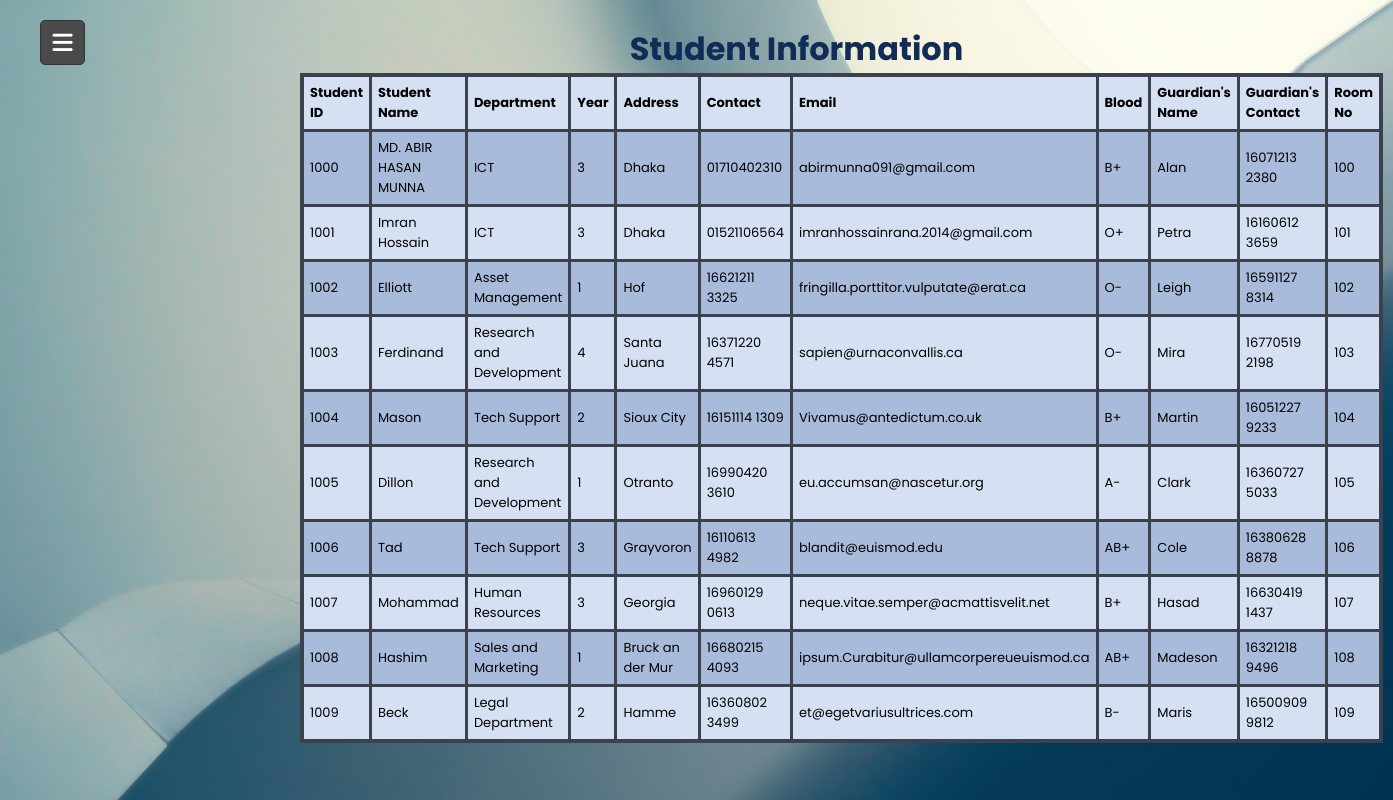
The app's page /pages/admin/student.php (signed in) with its own data.
### tables this page shows
CREATE TABLE `student` (
  `std_id` varchar(255) NOT NULL,
  `std_name` varchar(255) NOT NULL,
  `std_email` varchar(255) NOT NULL,
  `std_year` varchar(255) NOT NULL,
  `std_dept` varchar(255) NOT NULL,
  `std_address` varchar(255) NOT NULL,
  `std_contact` varchar(255) NOT NULL,
  `std_blood` varchar(255) NOT NULL,
  `std_gname` varchar(255) NOT NULL,
  `std_gcontact` varchar(255) NOT NULL,
  `room_no` varchar(255) NOT NULL
);

### pages/admin/student.php (the view, shortened to what this page needs)
<!DOCTYPE html>
<html lang="en" dir="ltr">
<head>
</head>
<body>
  <div class="background">
    <div>
      <?php include "ad_nav.php" ?>
    </div>
    <div class="output">
      <br>
      <h1 style="color:#102c57">Student Information</h1>
      <?php
        include '../../db/db.php';
          $sql = "SELECT * FROM student";
          $result = mysqli_query($db, $sql);
          echo "<table border='3'>
          <tr>
          <th>Student ID</th>
          <th>Student Name</th>
          <th>Department</th>
          <th>Year</th>
          <th>Address</th>
          <th>Contact</th>
          <th>Email</th>
          <th>Blood</th>
          <th>Guardian's Name</th>
          <th>Guardian's Contact</th>
          <th>Room No</th>
          </tr>";
          while($row = mysqli_fetch_array($result)){
          echo "<tr>";
          echo "<td>"  . $row['std_id'] . "</td>";
          echo "<td>" . $row['std_name'] . "</td>";
          echo "<td>" . $row['std_dept'] . "</td>";
          echo "<td>" . $row['std_year'] . "</td>";
          echo "<td>" . $row['std_address'] . "</td>";
          echo "<td>" . $row['std_contact'] . "</td>";
          echo "<td>" . $row['std_email'] . "</td>";
          echo "<td>" . $row['std_blood'] . "</td>";
          echo "<td>" . $row['std_gname'] . "</td>";
          echo "<td>" . $row['std_gcontact'] . "</td>";
          echo "<td>" . $row['room_no'] . "</td>";
          echo "</tr>";
          }
          echo "</table>";
      ?>
    </div>
  </div>
</body>
</html>

### pages/admin/student.php (style rules this page uses)
.background { height: 100vh; background-image: url("../../img/forget.jpg"); background-size: cover; background-repeat: repeat; }
.output { margin-left: 300px; }
h1 { text-align: center; margin-left: -100px; }
table { border-collapse: collapse; border-spacing: 0; width: 80%; border: 4px solid #3c424d; }
th, td { font-size: 13px; text-align: left; padding: 6px; border: 3px solid #3c424d; }
tr:nth-child(even) { background-color: #a9bbdb }
tr:nth-child(odd) { background-color: #d5e0f2 }

### pages/admin/ad_nav.php (style rules this page uses)
* { margin: 0; padding: 0; box-sizing: border-box; font-family: 'Poppins', sans-serif; }

### records on screen
student: std_id "1000", std_name "MD. ABIR HASAN MUNNA", std_dept "ICT", std_year "3", std_address "Dhaka", std_contact "01710402310", std_email "abirmunna091@gmail.com", std_blood "B+", std_gname "Alan", std_gcontact "16071213 2380", room_no "100"
student: std_id "1001", std_name "Imran Hossain", std_dept "ICT", std_year "3", std_address "Dhaka", std_contact "01521106564", std_email "imranhossainrana.2014@gmail.com", std_blood "O+", std_gname "Petra", std_gcontact "16160612 3659", room_no "101"
student: std_id "1002", std_name "Elliott", std_dept "Asset Management", std_year "1", std_address "Hof", std_contact "16621211 3325", std_email "fringilla.porttitor.vulputate@erat.ca", std_blood "O-", std_gname "Leigh", std_gcontact "16591127 8314", room_no "102"
student: std_id "1003", std_name "Ferdinand", std_dept "Research and Development", std_year "4", std_address "Santa Juana", std_contact "16371220 4571", std_email "sapien@urnaconvallis.ca", std_blood "O-", std_gname "Mira", std_gcontact "16770519 2198", room_no "103"
student: std_id "1004", std_name "Mason", std_dept "Tech Support", std_year "2", std_address "Sioux City", std_contact "16151114 1309", std_email "Vivamus@antedictum.co.uk", std_blood "B+", std_gname "Martin", std_gcontact "16051227 9233", room_no "104"
student: std_id "1005", std_name "Dillon", std_dept "Research and Development", std_year "1", std_address "Otranto", std_contact "16990420 3610", std_email "eu.accumsan@nascetur.org", std_blood "A-", std_gname "Clark", std_gcontact "16360727 5033", room_no "105"
student: std_id "1006", std_name "Tad", std_dept "Tech Support", std_year "3", std_address "Grayvoron", std_contact "16110613 4982", std_email "blandit@euismod.edu", std_blood "AB+", std_gname "Cole", std_gcontact "16380628 8878", room_no "106"
student: std_id "1007", std_name "Mohammad", std_dept "Human Resources", std_year "3", std_address "Georgia", std_contact "16960129 0613", std_email "neque.vitae.semper@acmattisvelit.net", std_blood "B+", std_gname "Hasad", std_gcontact "16630419 1437", room_no "107"
student: std_id "1008", std_name "Hashim", std_dept "Sales and Marketing", std_year "1", std_address "Bruck an der Mur", std_contact "16680215 4093", std_email "ipsum.Curabitur@ullamcorpereueuismod.ca", std_blood "AB+", std_gname "Madeson", std_gcontact "16321218 9496", room_no "108"
student: std_id "1009", std_name "Beck", std_dept "Legal Department", std_year "2", std_address "Hamme", std_contact "16360802 3499", std_email "et@egetvariusultrices.com", std_blood "B-", std_gname "Maris", std_gcontact "16500909 9812", room_no "109"
